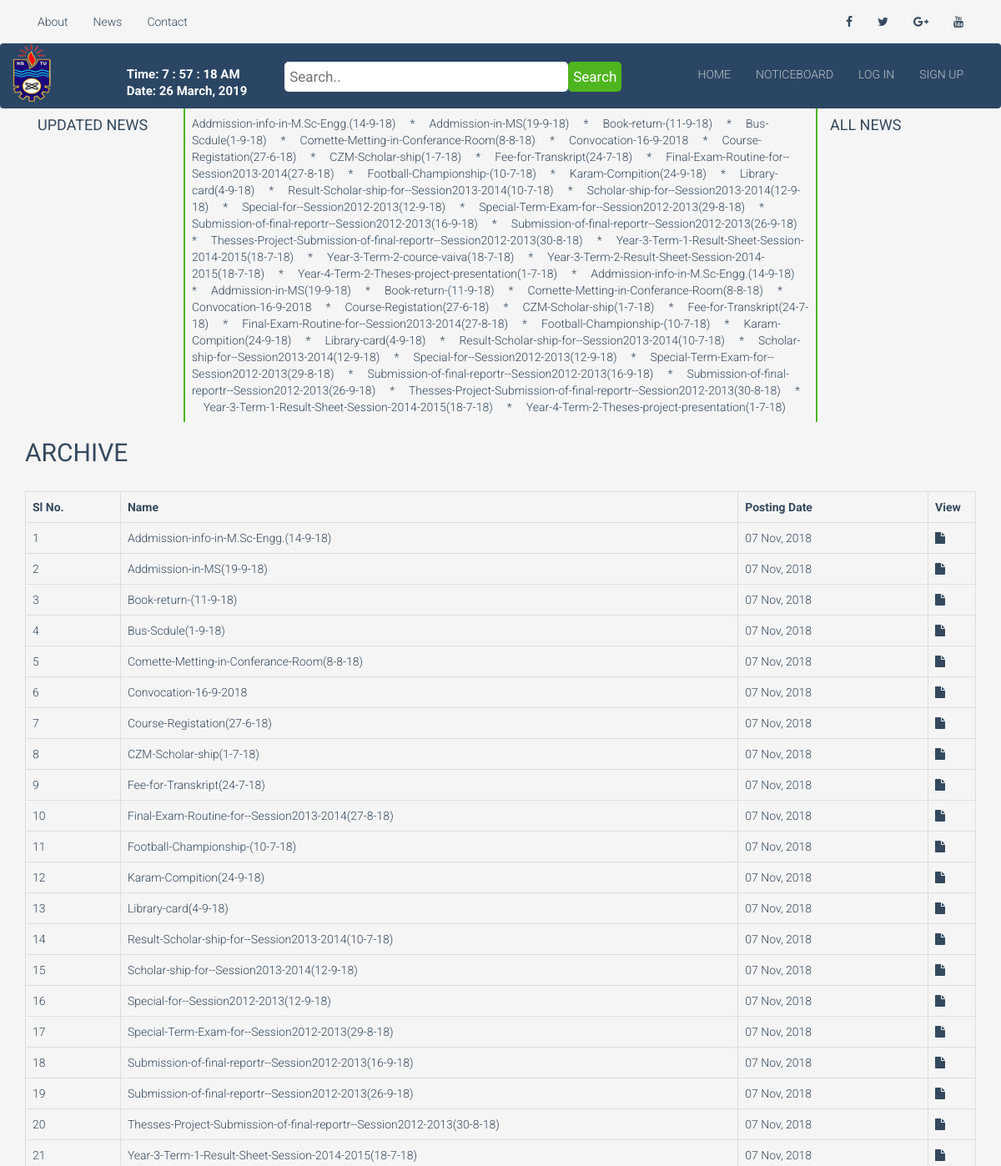
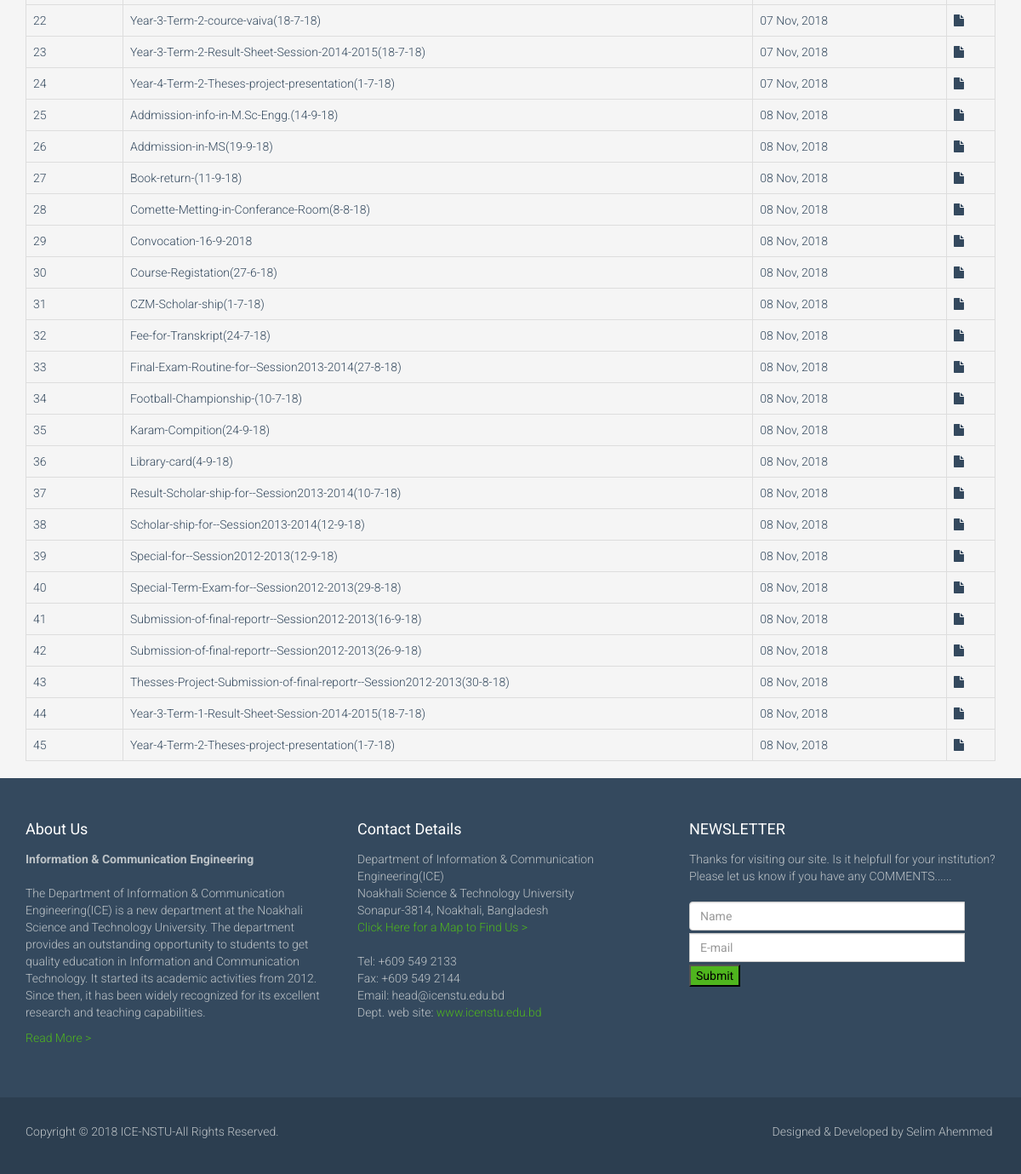
/archive.php, run on the app's committed database (2 pictures, top to bottom).
### tables this page shows
CREATE TABLE IF NOT EXISTS `tbl_sliders` (
  `id` int(16) NOT NULL,
  `image` varchar(256) NOT NULL,
  `name` varchar(256) NOT NULL,
  `date` timestamp NOT NULL DEFAULT CURRENT_TIMESTAMP ON UPDATE CURRENT_TIMESTAMP
);

### lib/Database.php (called while the page is built, shortened)
<?php
Class Database{
	public $host   = DB_HOST;
	public $user   = DB_USER;
	public $pass   = DB_PASS;
	public $dbname = DB_NAME;
	public $link;
	private function connectDB(){
	$this->link = new mysqli($this->host, $this->user, $this->pass, $this->dbname);
 }
	public function select($query){
		$result = $this->link->query($query) or die($this->link->error.__LINE__);
		if($result->num_rows > 0){
			return $result;
		} else {
			return false;
		}
	}
}

### archive.php (the view, shortened to what this page needs)
<?php include 'inc/header.php';?>
    <section id="main-slider" class="no-margin">
<div class="container-fluid career-form-area">
  <div class="container">
    <div class="row">
  <div class="col-md-12 col-sm-12 col-xs-12 career-form">
    <div class="career-header">
      <h2>ARCHIVE</h2>
      <div class="clearfix"></div>
    </div>
  </div>
</div>
    <div class="row">
      <div class="col-md-12 col-sm-12 col-xs-12 information-part">
                  <table class="table table-bordered">
            <colgroup><col width="10%">
            <col width="65%">
            <col width="20%">
            <col width="5%">
            </colgroup><tbody><tr>
              <th>Sl No.</th>
              <th>Name</th>
              <th>Posting Date</th>
              <th>View</th>
            </tr>
              <?php
          $query = "SELECT * from tbl_sliders";
          $departments = $db->select($query);
          if($departments){ ?>
            <?php $i=0;
                      while ($result = $departments->fetch_assoc()) { $i++;                        $image = $result['image'];
                        $image = str_replace("_thump","",$image);?>
              <tr>
                <td><?php echo $i; ?></td>
                <td><?php echo $result['name']; ?></td>
                <td><?php  echo date( "d M, Y", strtotime($result['date']));; ?></td>
                <td>
                <a target="_blank" href="upload/<?php echo $image; ?>"><i class="fa fa-file"></i></a>                </td>
              </tr>
<?php } } ?>
   </tbody></table>
              </div>
    </div>
  </div>
</div>
    </section>
   <?php include 'inc/footer.php';?>

### inc/header.php (shortened to what this page needs)
<?php include 'lib/Database.php';?>
<?php
        $db = new Database();
 ?>
<!DOCTYPE html>
<html lang="en">
<head>
    <link href="css/bootstrap.min.css" rel="stylesheet">
    <link href="css/font-awesome.min.css" rel="stylesheet">
    <link href="css/prettyPhoto.css" rel="stylesheet">
    <link href="css/animate.css" rel="stylesheet">
    <link href="css/main.css" rel="stylesheet">
    <link href="https://stackpath.bootstrapcdn.com/font-awesome/4.7.0/css/font-awesome.min.css" rel="stylesheet">
</head>
<body>
    <nav class="navbar nav1">
    <div class="container">
        <div class="navbar-header">
            <ul class="nav navbar-nav navbar-right top-nv text-uppercase">
                <li><a href="about.php">About</a></li>
                <li><a href="news.php">News</a></li>
                <li><a href="contact.php">Contact</a></li>
            </ul>
        </div>
        <div class="collapse navbar-collapse" id="myNavbar">
            <ul class="primary-social-menu-links nav navbar-nav navbar-right">
<li><a href="#"><i class="fa fa-facebook"></i></a></li>
<li><a href="#"><i class="fa fa-twitter"></i></a></li>
<li><a href="#"><i class="fa fa-google-plus"></i></a></li>
<li><a href="#"><i class="fa fa-youtube"></i></a></li>
</ul>
        </div>
    </div>
</nav>
<div class="navbar navbar-inverse nav2" role="navigation">
    <div class="container">
        <div class="navbar-header">
            <a class="navbar-brand" href="<?php echo SITE_URL; ?>"><img src="images/ICE.png" alt="LOGO" style="
    height: 78px;
"></a>
        </div>
        <div class="collapse navbar-collapse" id="myNavbar2">
            <ul class="nav navbar-nav navbar-right cust-nav text-uppercase ">
			<?php
$dt = new DateTime('now', new DateTimezone('Asia/Dhaka'));
$current_date = $dt->format('j F, Y');
 ?>
                <li><a href="#"></a></li>
                <li><a href="#" style="color: white;
    font-weight: bold;    font-size: 15px;">Time:   <span class="hours"></span> :
  <span class="minutes"></span> :
    <span class="seconds"></span>
    <span class="twelvehr"></span><br>Date: <?php echo $current_date; ; ?></a></li>
                <li><a href="#"></a></li>
                <li>   <div class="search-container">
    <form action="<?php echo SITE_URL;?>search.php" method="get">
      <input type="text" placeholder="Search.." name="search" style="    padding: 6px;
    margin-top: 8px;
    font-size: 17px;
    border: none;    border-radius: 5px;    width: 340px;" required>
    <input type="submit"  style="float: right;
    padding: 6px;
    margin-top: 8px;
    margin-right: 16px;
    background: #4FB51E;
    font-size: 17px;
    border: none;
    cursor: pointer;    border-radius: 5px;color:white"  value="Search"/>
    </form>
  </div></li>
  <li><a href="#"></a></li>
  <li><a href="#"></a></li>
                <li><a href="<?php echo SITE_URL; ?>">HOME</a></li>
                <li><a href="noticeboard.php">NOTICEBOARD</a></li>
                <?php
                    if(isset($_SESSION['email'])){ ?>
                    <li><a href="archive.php">ARCHIVE</a></li>
                    <li><a href="<?php echo SITE_URL;?>?action=logout">LOGOUT</a></li>
                <?php    }else{
                 ?>
                <li><a href="login.php">LOG IN</a></li>
                <li><a href="signup.php">SIGN UP</a></li>
                <?php } ?>
            </ul>
        </div>
    </div>
</div>
    <div class="container">
    <div class="col-md-2">
<h4 style="">UPDATED NEWS</h4>
    </div>
    <div class="col-md-8" style="border-right :2px solid #4FB51E;border-left:2px solid #4FB51E">
 <marquee style="
    margin: 8px -7px;
">
 <?php   $size = 0;
          $query = "SELECT * from tbl_sliders";
          $departments = $db->select($query);
          if($departments){ ?>
            <?php $i=0;
                      while ($result = $departments->fetch_assoc()) { $i++;?>
                      <?php $size=$i;?>
                      <?php } } ?>
 <?php
          $query = "SELECT * from tbl_sliders";
          $departments = $db->select($query);
          if($departments){ ?>
            <?php $i=0;
                      while ($result = $departments->fetch_assoc()) { $i++;?>
                      <?php
					  $image = $result['image'];
                        $image = str_replace("_thump","",$image);
						$test = SITE_URL.'upload/'.$image;
                      if($size!=$i){
                        echo '<a target="_blank" href='.$test.'>'.$result['name'].'<a>   &nbsp&nbsp&nbsp *   &nbsp&nbsp&nbsp';
                    }else{
                        echo '<a target="_blank" href='.$test.'>'.$result['name'].'<a>   &nbsp&nbsp&nbsp';
                    }
                      ?>
                      <?php } } ?>
</marquee>
    </div>
    <div class="col-md-2">
        <h4 >ALL NEWS</h4>
    </div>
    </div>

### css/main.css (style rules this page uses)
.clearfix { *zoom: 1; }
.clearfix:before, .clearfix:after { display: table; content: ""; line-height: 0; }
.clearfix:after { clear: both; }
body { color: #34495e; background: #f5f5f5; font-family: 'Roboto', sans-serif; font-weight: 300; }
h1, h2, h3, h4, h5, h6 { font-family: 'Roboto', sans-serif; font-weight: 400; }
a { color: #34495e; -webkit-transition: 300ms; -moz-transition: 300ms; -o-transition: 300ms; transition: 300ms; }
.wet-asphalt a:not(.btn) { color: #bdc3c7; }
#main-slider { position: relative; }
.navbar-inverse { border: none; }
.navbar-inverse .navbar-brand { font-family: 'Bubbler One', sans-serif; font-size: 36px; line-height: 50px; color: #fff; }
.navbar-inverse .navbar-nav { margin-top: 20px; }
.navbar-inverse .navbar-nav > li > a { padding-top: 7px; padding-bottom: 7px; border-radius: 4px; color: #bdc3c7; }
.navbar-inverse .navbar-collapse, .navbar-inverse .navbar-form { border-top: 0; }
.no-margin { margin: 0; padding: 0; }
.row > div { margin-bottom: 10px; }
.navbar { margin-bottom: 0px; }

### inc/header.php (style rules this page uses)
.search-container { margin-top: -6px; }
.navbar-inverse { background-color: #2B4664; border-color: #080808; }
.navbar-brand { padding: 0px 0px; }

### data on the page
tbl_sliders: name "Addmission-info-in-M.Sc-Engg.(14-9-18)", date "07 Nov, 2018"
tbl_sliders: name "Addmission-in-MS(19-9-18)", date "07 Nov, 2018"
tbl_sliders: name "Book-return-(11-9-18)", date "07 Nov, 2018"
tbl_sliders: name "Bus-Scdule(1-9-18)", date "07 Nov, 2018"
tbl_sliders: name "Comette-Metting-in-Conferance-Room(8-8-18)", date "07 Nov, 2018"
tbl_sliders: name "Convocation-16-9-2018", date "07 Nov, 2018"
tbl_sliders: name "Course-Registation(27-6-18)", date "07 Nov, 2018"
tbl_sliders: name "CZM-Scholar-ship(1-7-18)", date "07 Nov, 2018"
tbl_sliders: name "Fee-for-Transkript(24-7-18)", date "07 Nov, 2018"
tbl_sliders: name "Final-Exam-Routine-for--Session2013-2014(27-8-18)", date "07 Nov, 2018"
tbl_sliders: name "Football-Championship-(10-7-18)", date "07 Nov, 2018"
tbl_sliders: name "Karam-Compition(24-9-18)", date "07 Nov, 2018"
tbl_sliders: name "Library-card(4-9-18)", date "07 Nov, 2018"
tbl_sliders: name "Result-Scholar-ship-for--Session2013-2014(10-7-18)", date "07 Nov, 2018"
tbl_sliders: name "Scholar-ship-for--Session2013-2014(12-9-18)", date "07 Nov, 2018"
tbl_sliders: name "Special-for--Session2012-2013(12-9-18)", date "07 Nov, 2018"
tbl_sliders: name "Special-Term-Exam-for--Session2012-2013(29-8-18)", date "07 Nov, 2018"
tbl_sliders: name "Submission-of-final-reportr--Session2012-2013(16-9-18)", date "07 Nov, 2018"
tbl_sliders: name "Submission-of-final-reportr--Session2012-2013(26-9-18)", date "07 Nov, 2018"
tbl_sliders: name "Thesses-Project-Submission-of-final-reportr--Session2012-2013(30-8-18)", date "07 Nov, 2018"
tbl_sliders: name "Year-3-Term-1-Result-Sheet-Session-2014-2015(18-7-18)", date "07 Nov, 2018"
tbl_sliders: name "Year-3-Term-2-cource-vaiva(18-7-18)", date "07 Nov, 2018"
tbl_sliders: name "Year-3-Term-2-Result-Sheet-Session-2014-2015(18-7-18)", date "07 Nov, 2018"
tbl_sliders: name "Year-4-Term-2-Theses-project-presentation(1-7-18)", date "07 Nov, 2018"
tbl_sliders: name "Addmission-info-in-M.Sc-Engg.(14-9-18)", date "08 Nov, 2018"
tbl_sliders: name "Addmission-in-MS(19-9-18)", date "08 Nov, 2018"
tbl_sliders: name "Book-return-(11-9-18)", date "08 Nov, 2018"
tbl_sliders: name "Comette-Metting-in-Conferance-Room(8-8-18)", date "08 Nov, 2018"
tbl_sliders: name "Convocation-16-9-2018", date "08 Nov, 2018"
tbl_sliders: name "Course-Registation(27-6-18)", date "08 Nov, 2018"
tbl_sliders: name "CZM-Scholar-ship(1-7-18)", date "08 Nov, 2018"
tbl_sliders: name "Fee-for-Transkript(24-7-18)", date "08 Nov, 2018"
tbl_sliders: name "Final-Exam-Routine-for--Session2013-2014(27-8-18)", date "08 Nov, 2018"
tbl_sliders: name "Football-Championship-(10-7-18)", date "08 Nov, 2018"
tbl_sliders: name "Karam-Compition(24-9-18)", date "08 Nov, 2018"
tbl_sliders: name "Library-card(4-9-18)", date "08 Nov, 2018"
tbl_sliders: name "Result-Scholar-ship-for--Session2013-2014(10-7-18)", date "08 Nov, 2018"
tbl_sliders: name "Scholar-ship-for--Session2013-2014(12-9-18)", date "08 Nov, 2018"
tbl_sliders: name "Special-for--Session2012-2013(12-9-18)", date "08 Nov, 2018"
tbl_sliders: name "Special-Term-Exam-for--Session2012-2013(29-8-18)", date "08 Nov, 2018"
tbl_sliders: name "Submission-of-final-reportr--Session2012-2013(16-9-18)", date "08 Nov, 2018"
tbl_sliders: name "Submission-of-final-reportr--Session2012-2013(26-9-18)", date "08 Nov, 2018"
tbl_sliders: name "Thesses-Project-Submission-of-final-reportr--Session2012-2013(30-8-18)", date "08 Nov, 2018"
tbl_sliders: name "Year-3-Term-1-Result-Sheet-Session-2014-2015(18-7-18)", date "08 Nov, 2018"
tbl_sliders: name "Year-4-Term-2-Theses-project-presentation(1-7-18)", date "08 Nov, 2018"

### other printed values
$current_date "26 March, 2019"
